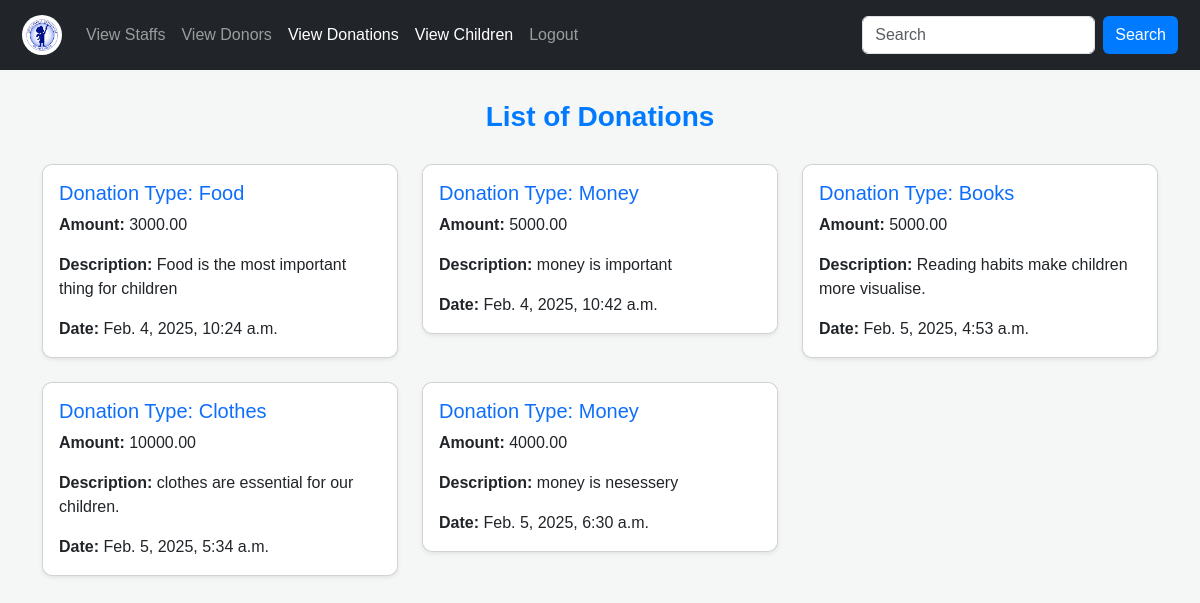
Page /viewdonations/ on the committed database.
### app/models.py (models this page shows, shortened)
class Donation(models.Model):
    donor = models.ForeignKey(DonorRegister, on_delete=models.CASCADE)
    amount = models.DecimalField(max_digits=10, decimal_places=2, null=True, blank=True)
    donation_type = models.CharField(max_length=100, choices=[
        ('Money', 'Money'),
        ('Clothes', 'Clothes'),
        ('Food', 'Food'),
        ('Books', 'Books'),
        ('Others', 'Others')
    ])
    description = models.TextField()
    donation_date = models.DateTimeField(auto_now_add=True)

### app/views.py (the view)
# urls.py: path('viewdonations/', views.viewdonations, name='viewdonations'),
def viewdonations(request):
    data=Donation.objects.all()
    return render(request,'admin/viewdonations.html',{'data':data})

### templates/admin/viewdonations.html (shortened to what this page needs)
<!DOCTYPE html>
<html lang="en">
<head>
    <link href="https://cdn.jsdelivr.net/npm/bootstrap@5.3.3/dist/css/bootstrap.min.css" rel="stylesheet">
</head>
<body>
    <nav class="navbar navbar-expand-lg navbar-dark bg-dark">
        <div class="container-fluid">
            <a class="navbar-brand" href="../admin_home">
                <img src="../static/R.jpg" alt="Logo">
            </a>
            <div class="collapse navbar-collapse" id="navbarNav">
                <ul class="navbar-nav me-auto">
                    <li class="nav-item"><a class="nav-link" href="../viewstaffs">View Staffs</a></li>
                    <li class="nav-item"><a class="nav-link" href="../viewdonors">View Donors</a></li>
                    <li class="nav-item"><a class="nav-link active" href="../viewdonations">View Donations</a></li>
                    <li class="nav-item"><a class="nav-link active" href="../viewchildren">View Children</a></li>
                    <li class="nav-item"><a class="nav-link" href="../logout">Logout</a></li>
                </ul>
                <form class="d-flex">
                    <input class="form-control me-2" type="text" placeholder="Search">
                    <button class="btn btn-primary" type="button">Search</button>
                </form>
            </div>
        </div>
    </nav>
    <div class="container">
        <h2 class="page-title">List of Donations</h2>
    </div>
    <div class="container">
        <div class="row">
            {% for i in data %}
            <div class="col-md-4 mb-4">
                <div class="card shadow-sm">
                    <div class="card-body">
                        <h5 class="card-title text-primary">Donation Type: {{i.donation_type}}</h5>
                        <p class="card-text"><strong>Amount:</strong> {{i.amount}}</p>
                        <p class="card-text"><strong>Description:</strong> {{i.description}}</p>
                        <p class="card-text"><strong>Date:</strong> {{i.donation_date}}</p>
                    </div>
                </div>
            </div>
            {% endfor %}
        </div>
    </div>
</body>
</html>

### templates/admin/viewdonations.html (style rules this page uses)
body { font-family: Arial, sans-serif; background-color: #f4f7f6; }
.navbar { padding: 10px; }
.navbar-brand img { width: 40px; border-radius: 50%; }
.nav-item a { font-weight: 500; transition: 0.3s; }
.container { margin-top: 30px; }
.page-title { text-align: center; font-size: 28px; font-weight: bold; color: #007bff; margin-bottom: 20px; }
.card { border-radius: 10px; transition: transform 0.3s ease-in-out; }
.card-body { background: #ffffff; border-radius: 10px; }
.btn-primary { background-color: #007bff; border: none; transition: background 0.3s; }

### rows in the picture
Donation: donation_type "Food", amount "3000.00", description "Food is the most important thing for children", donation_date "Feb. 4, 2025, 10:24 a.m."
Donation: donation_type "Money", amount "5000.00", description "money is important", donation_date "Feb. 4, 2025, 10:42 a.m."
Donation: donation_type "Books", amount "5000.00", description "Reading habits make children more visualise.", donation_date "Feb. 5, 2025, 4:53 a.m."
Donation: donation_type "Clothes", amount "10000.00", description "clothes are essential for our children.", donation_date "Feb. 5, 2025, 5:34 a.m."
Donation: donation_type "Money", amount "4000.00", description "money is nesessery", donation_date "Feb. 5, 2025, 6:30 a.m."
